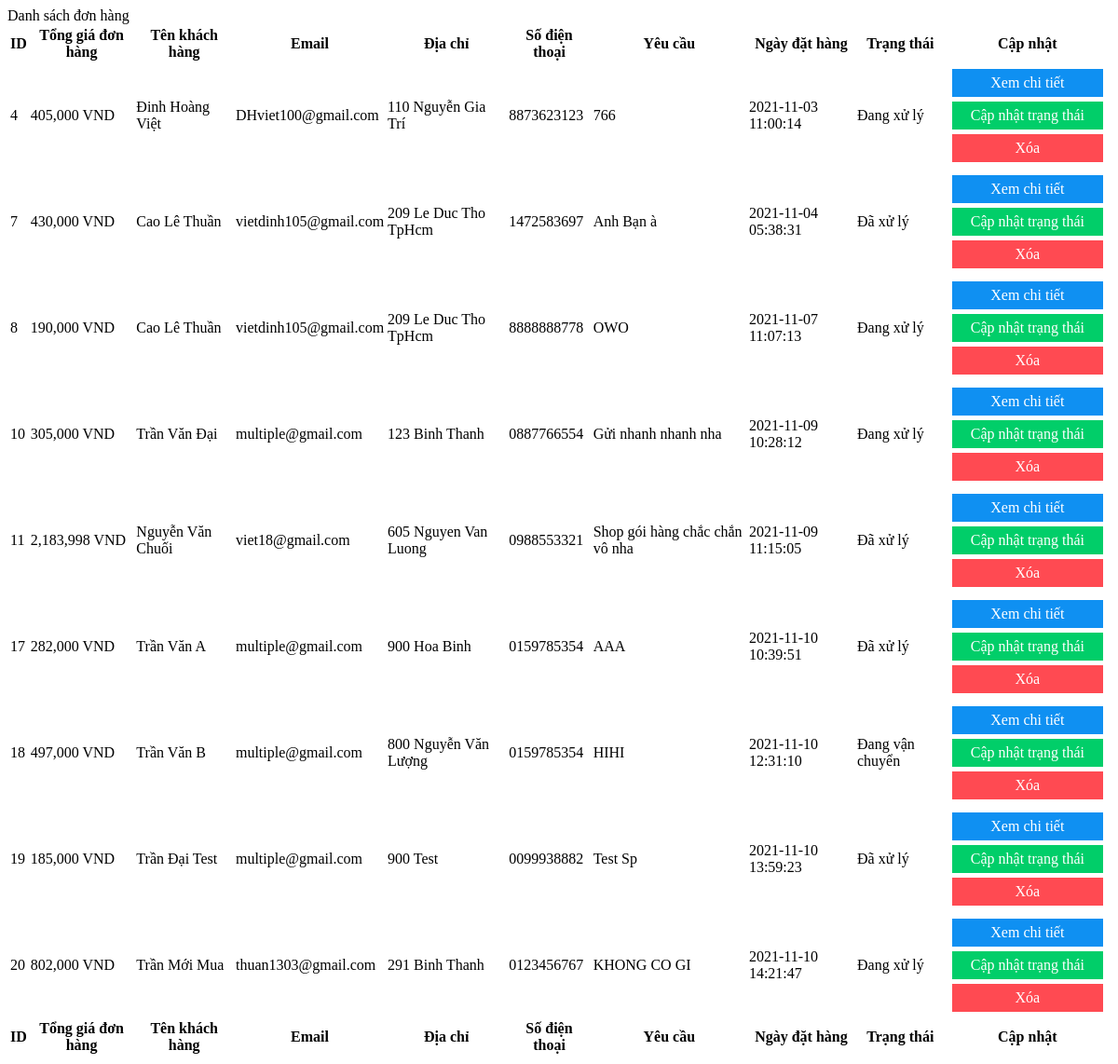
/admin/modules/listorder.php, run on an earlier commit of the app's database.
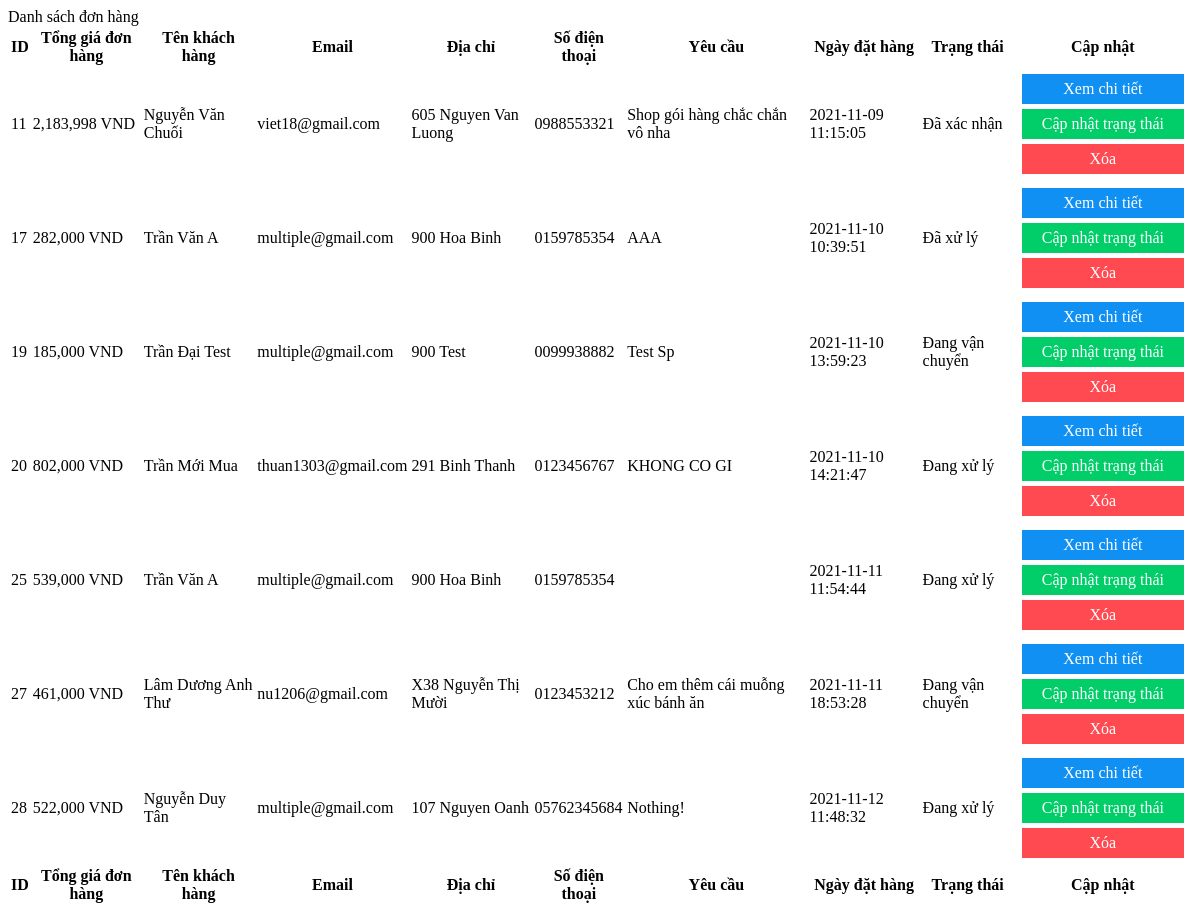
And on a later commit of the database.
### admin/modules/listorder.php (the view, shortened to what this page needs)
<?php
    include('../conn.php');
?>
<div class="card mb-4">
        <div class="card-header">
               Danh sách đơn hàng
        </div>
        <div class="card-body">
            <table id="datatablesSimple">
                <thead>
                    <tr>
                        <th>ID</th>
                        <th>Tổng giá đơn hàng</th>
                        <th>Tên khách hàng</th>
                        <th>Email</th>
                        <th>Địa chỉ</th>
                        <th>Số điện thoại</th>
                        <th>Yêu cầu</th>
                        <th>Ngày đặt hàng</th>
                        <th>Trạng thái</th>
                        <th>Cập nhật</th>
                    </tr>
                </thead>
                <tfoot>
                    <tr>
                        <th>ID</th>
                        <th>Tổng giá đơn hàng</th>
                        <th>Tên khách hàng</th>
                        <th>Email</th>
                        <th>Địa chỉ</th>
                        <th>Số điện thoại</th>
                        <th>Yêu cầu</th>
                        <th>Ngày đặt hàng</th>
                        <th>Trạng thái</th>
                        <th>Cập nhật</th>
                    </tr>
                </tfoot>
                <tbody>
                <?php
                    $sql_sl = "SELECT * FROM `order-info`";
                    $listorder = mysqli_query($connect,$sql_sl);
                    while($row = mysqli_fetch_array($listorder)) {?>
                    <tr>
                        <td><?php echo $row["order_id"] ?></td>
                        <td><?php echo number_format($row["total"], 0, '', ',') ?> VND</td>
                        <td><?php echo $row["full_name"] ?></td>
                        <td><?php echo $row["email"] ?></td>
                        <td><?php echo $row["address"] ?></td>
                        <td><?php echo $row["phone"] ?></td>
                        <td><?php echo $row["request"] ?></td>
                        <td><?php echo $row["date_order"] ?></td>
                        <td><?php if($row["status"]==1){ echo "Đang xử lý";} if($row["status"]==2){ echo "Đã xử lý";} if($row["status"]==3){ echo "Đang vận chuyển";} if($row["status"]==4){ echo "Đã xác nhận";} ?></td>
                        <td style="width: 15%;">
                            <a href="?module=detailsorder&id=<?php echo $row["order_id"]?>" name="review">Xem chi tiết</a>
                            <a href="?module=commitOrder&id=<?php echo $row["order_id"]?>" name="update">Cập nhật trạng thái</a>
                            <a href="?module=deleteorder&id=<?php echo $row["order_id"]?>" onclick="return confirm('Bạn có chắc chắn muốn xóa không?')" name="remove">Xóa</a>
                        </td>
                    </tr>
                   <?php }
                   ?>
                </tbody>
                </div>
    </div>

### admin/modules/listorder.php (style rules this page uses)
tbody td a { display: block; margin: 5px; text-align: center; }
tbody td a:first-child { padding: 5px; background-color: #0F90F2; color: #fff; text-decoration: none; border: 1px solid #0F90F2; transition: 0.3s; }
tbody td a:nth-child(2) { padding: 5px; background-color: #01CE69; color: #fff; text-decoration: none; border: 1px solid #01CE69; transition: 0.3s; }
tbody td a:nth-child(3) { padding: 5px; background-color: #FF4A52; color: #fff; text-decoration: none; border: 1px solid #FF4A52; transition: 0.3s; }

What changed in the data, as far as the page shows it:
removed order-info: order_id "4", total "405,000", full_name "Đinh Hoàng Việt", email "DHviet100@gmail.com", address "110 Nguyễn Gia Trí", phone "8873623123", request "766", date_order "2021-11-03 11:00:14", status "Đang xử lý"
removed order-info: order_id "7", total "430,000", full_name "Cao Lê Thuần", email "vietdinh105@gmail.com", address "209 Le Duc Tho TpHcm", phone "1472583697", request "Anh Bạn à", date_order "2021-11-04 05:38:31", status "Đã xử lý"
removed order-info: order_id "8", total "190,000", full_name "Cao Lê Thuần", email "vietdinh105@gmail.com", address "209 Le Duc Tho TpHcm", phone "8888888778", request "OWO", date_order "2021-11-07 11:07:13", status "Đang xử lý"
removed order-info: order_id "10", total "305,000", full_name "Trần Văn Đại", email "multiple@gmail.com", address "123 Binh Thanh", phone "0887766554", request "Gửi nhanh nhanh nha", date_order "2021-11-09 10:28:12", status "Đang xử lý"
removed order-info: order_id "18", total "497,000", full_name "Trần Văn B", email "multiple@gmail.com", address "800 Nguyễn Văn Lượng", phone "0159785354", request "HIHI", date_order "2021-11-10 12:31:10", status "Đang vận chuyển"
changed order-info "Nguyễn Văn Chuối": status "Đã xử lý" → "Đã xác nhận"
changed order-info "Trần Đại Test": status "Đã xử lý" → "Đang vận chuyển"
added order-info: order_id "25", total "539,000", full_name "Trần Văn A", email "multiple@gmail.com", address "900 Hoa Binh", phone "0159785354", date_order "2021-11-11 11:54:44", status "Đang xử lý"
added order-info: order_id "27", total "461,000", full_name "Lâm Dương Anh Thư", email "nu1206@gmail.com", address "X38 Nguyễn Thị Mười", phone "0123453212", request "Cho em thêm cái muỗng xúc bánh ăn", date_order "2021-11-11 18:53:28", status "Đang vận chuyển"
added order-info: order_id "28", total "522,000", full_name "Nguyễn Duy Tân", email "multiple@gmail.com", address "107 Nguyen Oanh", phone "05762345684", request "Nothing!", date_order "2021-11-12 11:48:32", status "Đang xử lý"
